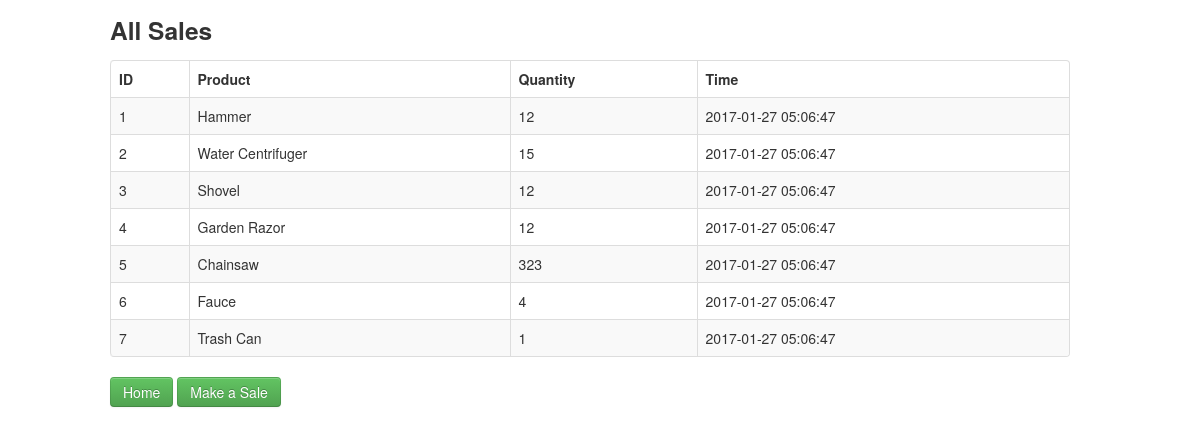
/Tarea1/sales.php, run on an earlier commit of the app's database.
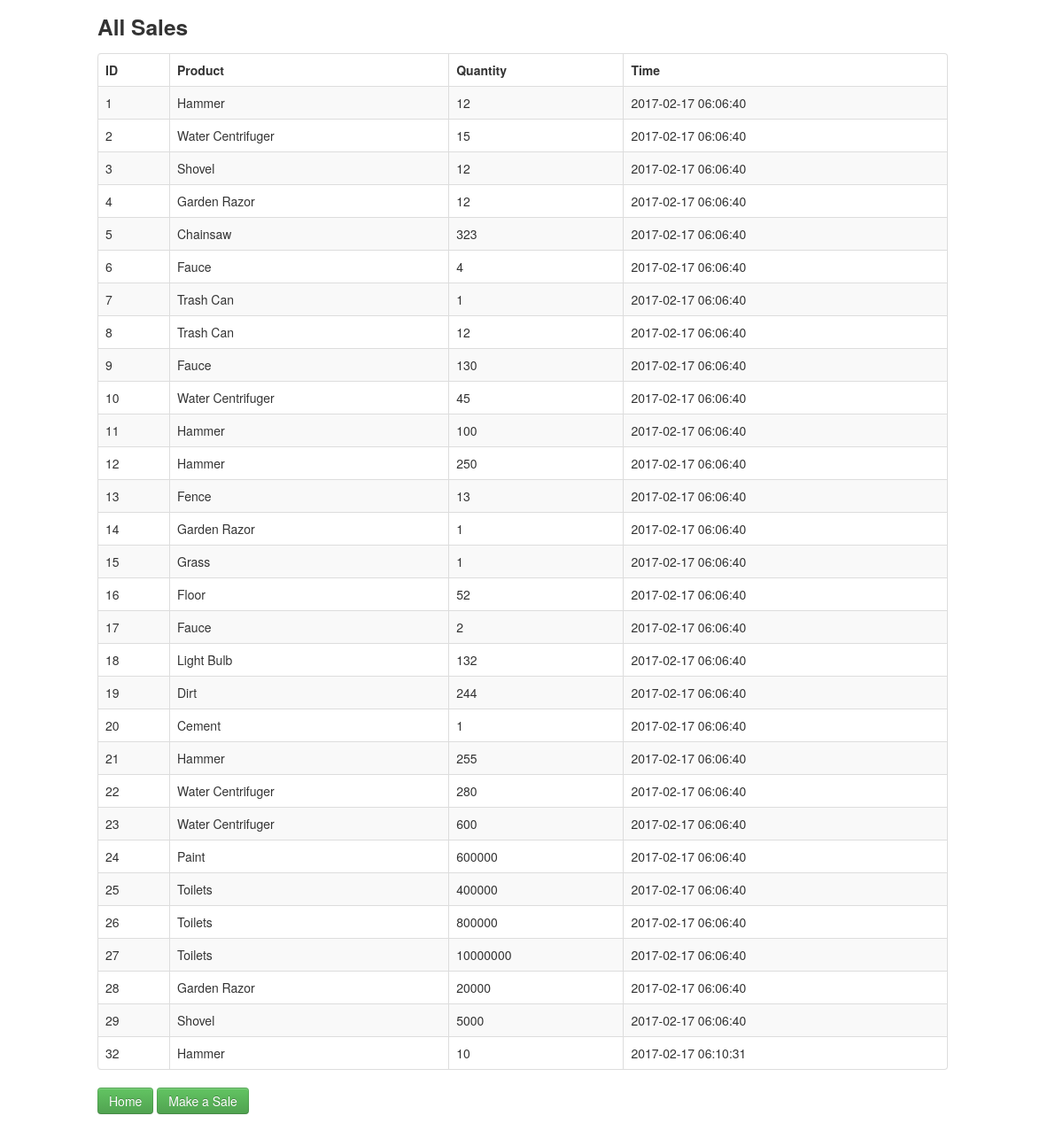
And on a later commit of the database.
### tables this page shows
CREATE TABLE `saleProduct` (
  `Id` int(11) NOT NULL AUTO_INCREMENT,
  `product` int(11) DEFAULT NULL,
  `sale` int(11) DEFAULT NULL,
  `quantity` int(11) DEFAULT NULL,
  PRIMARY KEY (`Id`),
  KEY `product` (`product`),
  KEY `sale` (`sale`),
  CONSTRAINT `saleproduct_ibfk_1` FOREIGN KEY (`product`) REFERENCES `product` (`Id`) ON DELETE CASCADE ON UPDATE CASCADE,
  CONSTRAINT `saleproduct_ibfk_2` FOREIGN KEY (`sale`) REFERENCES `sale` (`Id`) ON DELETE CASCADE ON UPDATE CASCADE
);

CREATE TABLE `product` (
  `Id` int(11) NOT NULL AUTO_INCREMENT,
  `name` varchar(30) DEFAULT NULL,
  `price` int(11) DEFAULT NULL,
  `department` int(11) DEFAULT NULL,
  `category` int(11) DEFAULT NULL,
  `orders` int(11) DEFAULT NULL,
  PRIMARY KEY (`Id`),
  KEY `department` (`department`),
  KEY `category` (`category`),
  CONSTRAINT `product_ibfk_1` FOREIGN KEY (`department`) REFERENCES `department` (`Id`) ON DELETE CASCADE ON UPDATE CASCADE,
  CONSTRAINT `product_ibfk_2` FOREIGN KEY (`category`) REFERENCES `category` (`Id`) ON DELETE CASCADE ON UPDATE CASCADE
);

CREATE TABLE `sale` (
  `Id` int(11) NOT NULL AUTO_INCREMENT,
  `client` int(11) DEFAULT NULL,
  `date` datetime DEFAULT NULL,
  `time` timestamp NOT NULL DEFAULT CURRENT_TIMESTAMP ON UPDATE CURRENT_TIMESTAMP,
  PRIMARY KEY (`Id`),
  KEY `client` (`client`),
  CONSTRAINT `sale_ibfk_1` FOREIGN KEY (`client`) REFERENCES `client` (`Id`) ON DELETE CASCADE ON UPDATE CASCADE
);

### Tarea1/sales.php (the view, shortened to what this page needs)
<!DOCTYPE html>
<html lang="en">
	<head>
	    <link   href="css/bootstrap.min.css" rel="stylesheet">
	</head>
	<body>
	    <div class="container">
	    		<div class="row">
		   			<h3>All Sales</h3>
		   		</div>
				<div class="row">
					<table class="table table-striped table-bordered">
			            <thead>
			                <tr>
			                	<th>ID</th>
			                	<th>Product</th>
			                	<th>Quantity</th>
								<th>Time</th>
			                </tr>
			            </thead>
			            <tbody>
			              	<?php
						   	$pdo = Database::connect();
						   	$sql = 'SELECT saleProduct.Id, product.name AS "product", sale.time, saleProduct.quantity FROM saleProduct, sale, product WHERE saleProduct.product = product.Id AND saleProduct.sale = sale.Id ORDER BY saleProduct.Id';
						   	foreach ($pdo->query($sql) as $row) {
								echo '<tr>';
	    					   	echo '<td>'. $row['Id'] . '</td>';
	    					  	echo '<td>'. $row['product'] . '</td>';
	    					  	echo '<td>'. $row['quantity'] . '</td>';
								echo '<td>'. $row['time'] . '</td>';
							  	echo '</tr>';
						    }
						  	?>
					    </tbody>
		            </table>
		            <p>
						<a href="index.php" class="btn btn-success">Home</a>
						<a href="makeSale.php" class="btn btn-success">Make a Sale</a>
					</p>
	    	</div>
	    </div>
	</body>
</html>

What changed in the data, as far as the page shows it:
changed through a linked row, saleproduct id 1: sale.time "2017-01-27 05:06:47" → "2017-02-17 06:06:40"
changed through a linked row, saleproduct id 2: sale.time "2017-01-27 05:06:47" → "2017-02-17 06:06:40"
changed through a linked row, saleproduct id 3: sale.time "2017-01-27 05:06:47" → "2017-02-17 06:06:40"
changed through a linked row, saleproduct id 4: sale.time "2017-01-27 05:06:47" → "2017-02-17 06:06:40"
changed through a linked row, saleproduct "Chainsaw": sale.time "2017-01-27 05:06:47" → "2017-02-17 06:06:40"
changed through a linked row, saleproduct id 6: sale.time "2017-01-27 05:06:47" → "2017-02-17 06:06:40"
changed through a linked row, saleproduct id 7: sale.time "2017-01-27 05:06:47" → "2017-02-17 06:06:40"
added saleproduct: Id "8", product.name "Trash Can", quantity "12", sale.time "2017-02-17 06:06:40"
added saleproduct: Id "9", product.name "Fauce", quantity "130", sale.time "2017-02-17 06:06:40"
added saleproduct: Id "10", product.name "Water Centrifuger", quantity "45", sale.time "2017-02-17 06:06:40"
added saleproduct: Id "11", product.name "Hammer", quantity "100", sale.time "2017-02-17 06:06:40"
added saleproduct: Id "12", product.name "Hammer", quantity "250", sale.time "2017-02-17 06:06:40"
added saleproduct: Id "13", product.name "Fence", quantity "13", sale.time "2017-02-17 06:06:40"
added saleproduct: Id "14", product.name "Garden Razor", quantity "1", sale.time "2017-02-17 06:06:40"
added saleproduct: Id "15", product.name "Grass", quantity "1", sale.time "2017-02-17 06:06:40"
added saleproduct: Id "16", product.name "Floor", quantity "52", sale.time "2017-02-17 06:06:40"
added saleproduct: Id "17", product.name "Fauce", quantity "2", sale.time "2017-02-17 06:06:40"
added saleproduct: Id "18", product.name "Light Bulb", quantity "132", sale.time "2017-02-17 06:06:40"
added saleproduct: Id "19", product.name "Dirt", quantity "244", sale.time "2017-02-17 06:06:40"
added saleproduct: Id "20", product.name "Cement", quantity "1", sale.time "2017-02-17 06:06:40"
added saleproduct: Id "21", product.name "Hammer", quantity "255", sale.time "2017-02-17 06:06:40"
added saleproduct: Id "22", product.name "Water Centrifuger", quantity "280", sale.time "2017-02-17 06:06:40"
added saleproduct: Id "23", product.name "Water Centrifuger", quantity "600", sale.time "2017-02-17 06:06:40"
added saleproduct: Id "24", product.name "Paint", quantity "600000", sale.time "2017-02-17 06:06:40"
added saleproduct: Id "25", product.name "Toilets", quantity "400000", sale.time "2017-02-17 06:06:40"
added saleproduct: Id "26", product.name "Toilets", quantity "800000", sale.time "2017-02-17 06:06:40"
added saleproduct: Id "27", product.name "Toilets", quantity "10000000", sale.time "2017-02-17 06:06:40"
added saleproduct: Id "28", product.name "Garden Razor", quantity "20000", sale.time "2017-02-17 06:06:40"
added saleproduct: Id "29", product.name "Shovel", quantity "5000", sale.time "2017-02-17 06:06:40"
added saleproduct: Id "32", product.name "Hammer", quantity "10", sale.time "2017-02-17 06:10:31"
